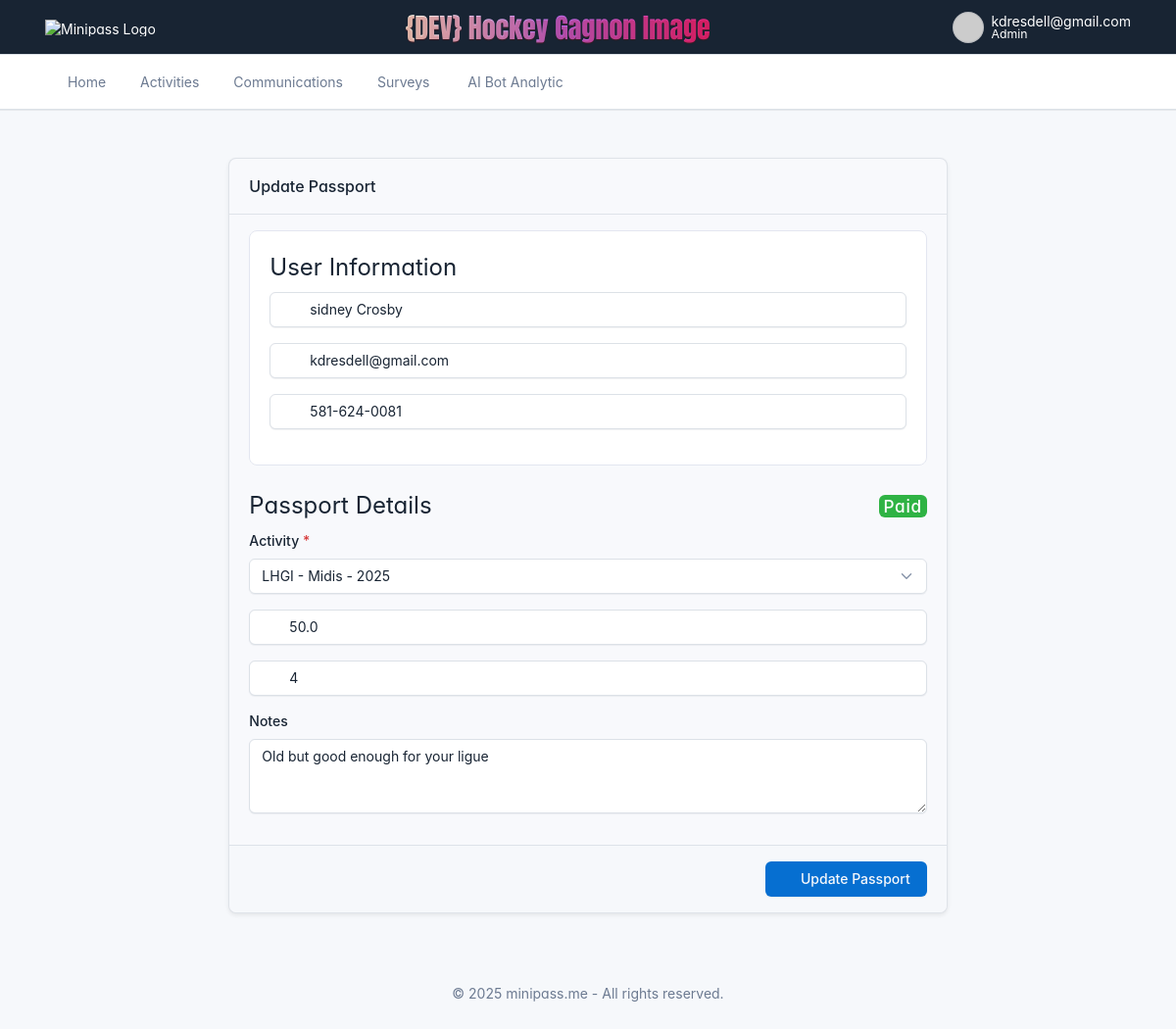
Screenshot of /edit-passport/1 (signed in) with the database file from the repository.
### models.py (models this page shows)
class User(db.Model):
    id = db.Column(db.Integer, primary_key=True)
    name = db.Column(db.String(100), nullable=False)
    email = db.Column(db.String(100))
    phone_number = db.Column(db.String(20))
    signups = db.relationship("Signup", backref="user", lazy=True)
    passports = db.relationship("Passport", backref="user", lazy=True)

class Passport(db.Model):
    id = db.Column(db.Integer, primary_key=True)
    pass_code = db.Column(db.String(16), unique=True, nullable=False)
    user_id = db.Column(db.Integer, db.ForeignKey("user.id"), nullable=False)
    activity_id = db.Column(db.Integer, db.ForeignKey("activity.id"), nullable=False)
    sold_amt = db.Column(db.Float, default=0.0)
    uses_remaining = db.Column(db.Integer, default=0)
    created_by = db.Column(db.Integer, db.ForeignKey("admin.id"))
    created_dt = db.Column(db.DateTime, default=lambda: datetime.now(timezone.utc))
    paid = db.Column(db.Boolean, default=False)
    paid_date = db.Column(db.DateTime)
    marked_paid_by = db.Column(db.String(120))
    notes = db.Column(db.Text)
    signups = db.relationship("Signup", backref="passport", lazy=True)

class Activity(db.Model):
    id = db.Column(db.Integer, primary_key=True)
    name = db.Column(db.String(150), nullable=False)
    type = db.Column(db.String(50))  # e.g., "hockey", "yoga"
    description = db.Column(db.Text)
    start_date = db.Column(db.DateTime, nullable=True)
    end_date = db.Column(db.DateTime, nullable=True)
    image_filename = db.Column(db.String(255), nullable=True)  # 🆕 NEW FIELD
    sessions_included = db.Column(db.Integer, default=1)
    price_per_user = db.Column(db.Float, default=0.0)
    goal_users = db.Column(db.Integer, default=0)
    goal_revenue = db.Column(db.Float, default=0.0)
    cost_to_run = db.Column(db.Float, default=0.0)
    created_by = db.Column(db.Integer, db.ForeignKey("admin.id"))
    created_dt = db.Column(db.DateTime, default=lambda: datetime.now(timezone.utc))
    status = db.Column(db.String(50), default="active")
    payment_instructions = db.Column(db.Text)
    signups = db.relationship("Signup", backref="activity", lazy=True)
    passports = db.relationship("Passport", backref="activity", lazy=True)

### app.py (the view, shortened to what this page needs)
@app.route("/edit-passport/<int:passport_id>", methods=["GET", "POST"])
def edit_passport(passport_id):
    if "admin" not in session:
        return redirect(url_for("login"))
    from models import Passport, Activity
    passport = db.session.get(Passport, passport_id)
    if not passport:
        flash("❌ Passport not found.", "error")
        return redirect(url_for("dashboard2"))
    activity_list = Activity.query.order_by(Activity.name).all()
    return render_template(
        "passport_form.html",
        passport=passport,
        activity_list=activity_list  # 🛠️ Add this
    )

### app.py (called while the page is built)
@app.context_processor
def inject_globals_and_csrf():
    from flask_wtf.csrf import generate_csrf
    return {
        'now': datetime.now(timezone.utc),
        'ORG_NAME': get_setting("ORG_NAME", "Ligue hockey Gagnon Image"),
        'csrf_token': generate_csrf  # returns the raw CSRF token
    }

@app.template_filter('encode_md5')
def encode_md5(s):
    if not s:
        return ''
    return hashlib.md5(s.strip().lower().encode('utf-8')).hexdigest()

@app.before_request
def check_first_run():
    if request.endpoint != 'setup' and not Admin.query.first():
        return redirect(url_for('setup'))

### utils.py (called while the page is built)
def get_setting(key, default=""):
    with current_app.app_context():
        setting = Setting.query.filter_by(key=key).first()
        if setting and setting.value not in [None, ""]:
            return setting.value
    return default

### templates/passport_form.html (shortened to what this page needs)
{% extends "base.html" %}
{% block content %}
<div class="row justify-content-center mt-4">
  <div class="col-lg-8">
    <form method="POST" class="card shadow-sm border bg-white">
      <div class="card-header d-flex align-items-center justify-content-between">
        <h3 class="card-title mb-0">
          {{ "Update Passport" if passport else "Create a New Passport" }}
        </h3>
        <i class="ti ti-ticket fs-1 text-muted"></i>
      </div>
      <div class="card-body">
        <fieldset class="form-fieldset mb-4">
          <legend>User Information</legend>
          <div class="mb-3 position-relative input-icon">
            <span class="input-icon-addon"></span>
            <input type="text" name="user_name" id="user_name" class="form-control" placeholder="Full Name" autocomplete="off" required
                   value="{{ passport.user.name if passport and passport.user else '' }}" />
          </div>
          <div class="mb-3 input-icon">
            <span class="input-icon-addon"></span>
            <input type="email" name="user_email" id="user_email" class="form-control" placeholder="Email" required
                   value="{{ passport.user.email if passport and passport.user else '' }}" />
          </div>
          <div class="mb-3 input-icon">
            <span class="input-icon-addon"></span>
            <input type="tel" name="phone_number" id="mobile_phone" class="form-control" placeholder="Phone Number"
                   value="{{ passport.user.phone_number if passport and passport.user else '' }}" />
          </div>
        </fieldset>
        <legend class="d-flex justify-content-between align-items-center">
          Passport Details
          {% if passport %}
            {% if passport.paid %}
              <span class="badge badge-sm bg-green text-white">Paid</span>
            {% else %}
              <span class="badge badge-sm bg-red text-white">Unpaid</span>
            {% endif %}
          {% endif %}
        </legend>
          <div class="mb-3">
            <label class="form-label">Activity <span class="text-danger">*</span></label>
            <select name="activity_id" class="form-select" required onchange="updateActivityDetails(this)">
              {% for activity in activity_list %}
                <option value="{{ activity.id }}"
                  data-price="{{ activity.price_per_user }}"
                  data-sessions="{{ activity.sessions_included }}"
                  {% if passport and passport.activity_id == activity.id %}selected{% endif %}>
                  {{ activity.name }}
                </option>
              {% endfor %}
            </select>
          </div>
          <div class="mb-3 input-icon">
            <span class="input-icon-addon"></span>
            <input type="number" name="sold_amt" step="0.01" class="form-control" placeholder="Price" required
                   id="sold_amt" value="{{ passport.sold_amt if passport else default_amt }}" />
          </div>
          <div class="mb-3 input-icon">
            <span class="input-icon-addon"></span>
            <input type="number" name="uses_remaining" class="form-control" placeholder="Number of Sessions" required
                   id="uses_remaining" value="{{ passport.uses_remaining if passport else default_qt }}" />
          </div>
          <div class="mb-3">
            <label class="form-label">Notes</label>
            <textarea name="notes" id="notes" rows="3" class="form-control">{{ passport.notes if passport else '' }}</textarea>
          </div>
      </div>
      <div class="card-footer text-end">
        <button type="submit" class="btn btn-primary">
          <i class="ti ti-ticket me-2"></i>{{ "Update Passport" if passport else "Create Passport" }}
        </button>
      </div>
    </form>
  </div>
</div>
{% endblock %}

### static/minipass.css (style rules this page uses)
.card { background-color: #f8f9fc !important; }
.form-fieldset { background: white; border: 1px solid #e3e6f0; border-radius: 0.5rem; padding: 1.25rem; }
.input-icon .form-control { padding-left: 2.25rem; }

### rows the page displays
User: user_name "sidney Crosby", user_email "kdresdell@gmail.com", phone_number "581-624-0081"
Passport: activity_id "LHGI - Midis - 2025", sold_amt "50.0", uses_remaining "4", notes "Old but good enough for your ligue"

### other values shown
{{ session['admin'] }} "kdresdell@gmail.com"
{{ "Update Passport" if passport else "Create a New Passport" }} "Update Passport"
{{ "Update Passport" if passport else "Create Passport" }} "Update Passport"
